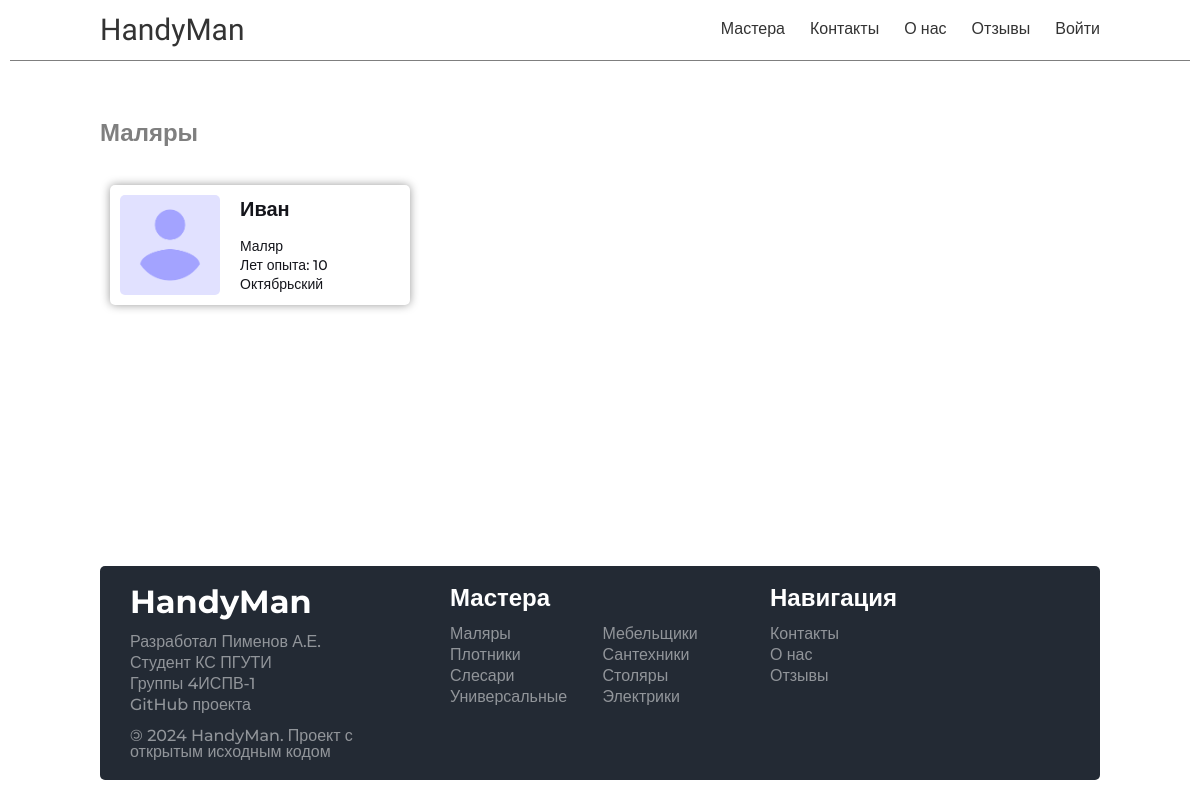
Page /masters/malyary/ on the earlier database version.
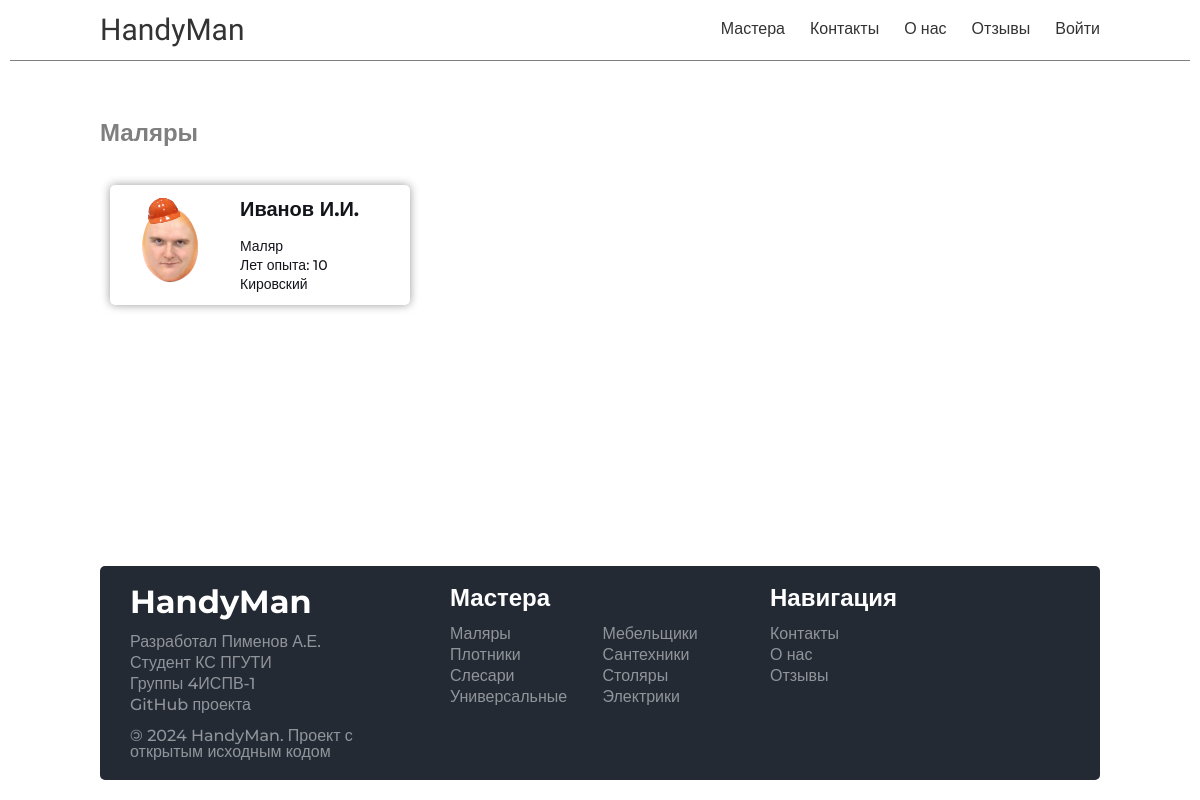
Same page on the later database version.
### handyman/models.py (models this page shows, shortened)
class Master(models.Model):
    id = models.UUIDField(primary_key=True, default=uuid.uuid4, editable=False)
    name = models.CharField(max_length=100)
    skill = models.ForeignKey(
        to="Skills", on_delete=models.PROTECT, blank=True, null=True
    )
    workarea = models.ForeignKey(
        to="Workarea", on_delete=models.PROTECT, blank=True, null=True
    )
    image = models.ImageField(upload_to='masters/images')
    experience = models.IntegerField(default=10)
    created_at = models.DateTimeField(auto_now_add=True)
    def get_absolute_url(self):
        return reverse('master_page', args=[self.skill.slug, self.id])

class Skills(models.Model):
    id = models.UUIDField(primary_key=True, default=uuid.uuid4, editable=False)
    name = models.CharField(max_length=100)
    cat_name = models.CharField(
        max_length=100
    )
    slug = models.CharField(max_length=100, unique=True)
    image = models.ImageField(upload_to='skills/images', blank=True, null=True)
    created_at = models.DateTimeField(auto_now_add=True)
    class Meta:
        ordering = ['cat_name']

class Workarea(models.Model):
    id = models.UUIDField(primary_key=True, default=uuid.uuid4, editable=False)
    name = models.CharField(max_length=100)
    created_at = models.DateTimeField(auto_now_add=True)
    def __str__(self):
        return str(self.name)

### handyman/views.py (the view)
# urls.py: path('masters/<slug:skill_slug>/', views.show_masters, name='masters_type'),
def show_masters(request, skill_slug):
    skill = get_object_or_404(Skills, slug=skill_slug)
    masters = Master.objects.filter(skill=skill)
    data = {
        "title": skill.cat_name,
        "skill": skill,
        "masters": masters,
    }
    return render(request, "handyman/pages/master_pages/mastertype.html", context=data)

### handyman/templatetags/custom_tags.py (called while the page is built)
@register.simple_tag
def get_all_skills():
    return Skills.objects.all()

### handyman/templates/handyman/pages/master_pages/mastertype.html
{% extends "base.html" %}
{% block content %}
    {% include "handyman/include/header.html" %}
    <div class="main-container">
        <div class="main">
            <div class="main-block">
                <h2>{{ skill.cat_name }}</h2>
                <div class="grid-block">
                    {% for master in masters %}
                        <div class="card"
                             onclick="document.location.href='{{ master.get_absolute_url }}'">
                            {% if master.image %}
                                <img src="{{ master.image.url }}" alt="{{ master.name }}" style="border-radius: 5px"/>
                            {% else %}
                                <img src="https://placehold.co/150x150" alt="Изображение отсутствует"/>
                            {% endif %}
                            <div class="card-text">
                                <h3>{{ master.name }}</h3>
                                <ul>
                                    <li>{{ master.skill.name }}</li>
                                    <li>Лет опыта: {{ master.experience }}</li>
                                    <li>{{ master.workarea }}</li>
                                </ul>
                            </div>
                        </div>
                    {% endfor %}
                </div>
            </div>
        </div>
    </div>
    {% include "handyman/include/footer.html" %}
{% endblock content %}

### handyman/templates/handyman/include/footer.html
{% load custom_tags %}
<div class="footer-container">
    <div class="footer">
        <div class="footer-block">
            <h2>HandyMan</h2>
            <ul class="mt-20">
                <li>Разработал Пименов А.Е.</li>
                <li>Студент КС ПГУТИ</li>
                <li>Группы 4ИСПВ-1</li>
                <li>
                    <a href="https://github.com/binido/Course-work">GitHub проекта</a>
                </li>
                <li>
                    <span>&copy;</span> 2024 HandyMan. Проект с открытым исходным кодом
                </li>
            </ul>
        </div>
        <div class="footer-block">
            <h3>Мастера</h3>
            <ul class="grid-ul">
                {% get_all_skills as skills %}
                {% for skill in skills %}
                    <li><a href="{% url 'masters_type' skill.slug %}">{{ skill.cat_name }}</a></li>
                {% empty %}
                    <li>Нет доступных мастеров</li>
                {% endfor %}
            </ul>
        </div>
        <div class="footer-block">
            <h3>Навигация</h3>
            <ul>
                <li><a href="{% url 'contacts' %}">Контакты</a></li>
                <li><a href="{% url 'about' %}">О нас</a></li>
                <li><a href="{% url 'feedbacks' %}">Отзывы</a></li>
            </ul>
        </div>
    </div>
</div>

Differences in the rows shown:
removed Master: image (picture), name "Иван", skill.name "Маляр", experience "10", workarea "Октябрьский"
added Master: image (picture), name "Иванов И.И.", skill.name "Маляр", experience "10", workarea "Кировский"
